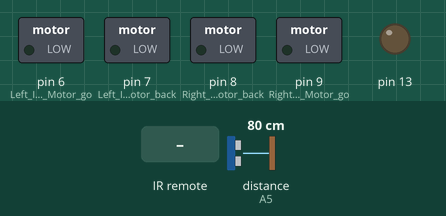
Simulated run of this sketch. Board: Arduino Uno, built with avr-gcc and run on an emulated ATmega328P. Shown: switched loads named in the sketch (green lamp = pin HIGH), output pins drawn as LEDs (lit = HIGH). Wiring (inferred from the names in the program): ultrasonic range finder: trigger A4; echo A5. The test bench sets the inputs (shaded band); at power-on: distance to the obstacle (sensor on A5) 80 cm. The echo pulse lasts 58.3 µs per cm; pins used as bus, display or sensor lines are not drawn; what the sketch prints to the serial monitor is not drawn.

Above: at 1.2 s.
1.3 s: distance to the obstacle (sensor on A5) set to 23 cm
2.8 s: distance to the obstacle (sensor on A5) set to 18 cm
At 3.2 s:
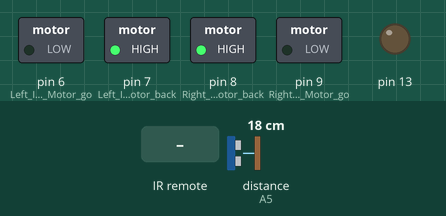
5.8 s: infrared code 0xFF629D received
8.8 s: infrared code 0xFF22DD received
11.8 s: infrared code 0xFFC23D received
14.8 s: distance to the obstacle (sensor on A5) set to 35 cm
At 15.6 s:
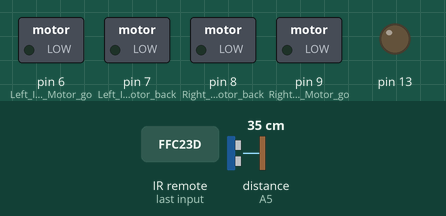
Timing chart, 0 to 17.3 s (numbered marks = the images above; inputs shaded):
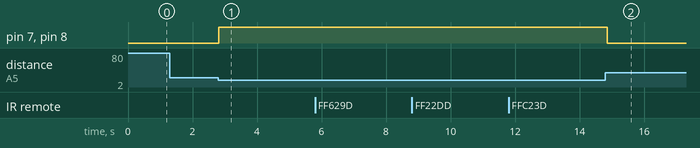

The sketch:

IRECHO.ino
```cpp
 #include <IRremote.h>//红外库
 int RECV_PIN = 2;//红外引脚声明，红外模块接arduino主板的数字2口
  IRrecv irrecv(RECV_PIN);//红外接收信号
  decode_results results; // 用于存储编码结果的对象
  int ledon = 0;//标志灯亮灭状态

  int Left_IN1_Motor_go = 6;     //左电机前进,电机驱动板上IN1接arduino数字6口
  int Left_IN2_Motor_back = 7;     //左电机后退，电机驱动板上IN2接arduino数字7口

  int Right_IN3_Motor_go = 9;    // 右电机前进，电机驱动板上IN3接arduino数字9口
  int Right_IN4_Motor_back = 8;    // 右电机后退，电机驱动板上IN4接arduino数字8口

  const int Echo = A5;  //超声波接收信号口
  const int Trig = A4;  //超声波信号发射口
  float Distance = 0;//超声波测量距离值

    void setup()
    {
      pinMode(Left_IN1_Motor_go,OUTPUT); // 定义电机输出口，具有pwm功能
      pinMode(Left_IN2_Motor_back,OUTPUT);// 定义电机输出口
      pinMode(Right_IN3_Motor_go,OUTPUT);// 定义电机输出口，具有pwm功能
      pinMode(Right_IN4_Motor_back,OUTPUT);// 定义电机输出口
      pinMode(13, OUTPUT);//定义LED灯输出口
      Serial.begin(9600);  //串口波特率设置为9600
      irrecv.enableIRIn(); // 红外信号初始化
      pinMode(Echo, INPUT);    // 定义超声波输入脚
      pinMode(Trig, OUTPUT);   // 定义超声波输出
    }


    void run()     //小车前进（左右轮同时前进）
    {
      digitalWrite(Right_IN3_Motor_go,HIGH);  // 小车右轮前进
      digitalWrite(Right_IN4_Motor_back,LOW);
      digitalWrite(Left_IN1_Motor_go,HIGH);  // 小车左轮前进
      digitalWrite(Left_IN2_Motor_back,LOW);
    }

    void stop()         //小车停止（左右轮同时不动）
    {
      digitalWrite(Right_IN3_Motor_go,LOW);// 小车右轮不动
      digitalWrite(Right_IN4_Motor_back,LOW);
      digitalWrite(Left_IN1_Motor_go,LOW);// 小车左轮不动
      digitalWrite(Left_IN2_Motor_back,LOW);
    }

    void left()         //小车左转(左轮不动，右轮前进)
    {
      digitalWrite(Right_IN3_Motor_go,HIGH);  // 小车右轮前进
      digitalWrite(Right_IN4_Motor_back,LOW);
      digitalWrite(Left_IN1_Motor_go,LOW);   //小车左轮不动
      digitalWrite(Left_IN2_Motor_back,LOW);
    }


    void right()        //小车右转(右轮不动，左轮前进)
    {
      digitalWrite(Right_IN3_Motor_go,LOW);   //小车右轮不动
      digitalWrite(Right_IN4_Motor_back,LOW);
      digitalWrite(Left_IN1_Motor_go,HIGH); //小车左轮前进
      digitalWrite(Left_IN2_Motor_back,LOW);
    }

    void back()          //小车后退
    {
      digitalWrite(Right_IN3_Motor_go,LOW);  //小车右轮后退
      digitalWrite(Right_IN4_Motor_back,HIGH);
       digitalWrite(Left_IN1_Motor_go,LOW);  //小车左轮后退
      digitalWrite(Left_IN2_Motor_back,HIGH);
    }

    void get_Distance()   // 超声波测前方障碍物距离
    {
       // 产生一个10us的高脉冲去触发TrigPin
      digitalWrite(Trig, LOW);
      delayMicroseconds(2);//延时2ms
      digitalWrite(Trig, HIGH);
      delayMicroseconds(10);//延时10ms
      digitalWrite(Trig, LOW);
      Distance = pulseIn(Echo, HIGH)/58;  // 检测脉冲宽度，测量距离变量(单位：微秒)
      Serial.print(Distance);//串口打印距离值
    }

    void loop()
    {
      get_Distance();//测量前方障碍物距离
          if(Distance < 20){//数值为碰到障碍物的距离，可以按实际情况设置，这里40单位为cm
            back();//小车后退
            delay(500);
            stop();//停车
          }

           if (irrecv.decode(&results)) //是否接收到红外遥控信号
          {
            Serial.println(results.value, HEX);//串口打印红外信号编码值
            digitalWrite(13, ledon ? HIGH : LOW);//当接收到红外遥控信号时候指示灯闪烁
            if (results.value == 0xFF629D )//按键标号为 CH
             {
              run();
             }//小车前进
            if (results.value == 0xFFA857 )//按键标号为 +

               { back();
               } //小车后退
            if (results.value == 0xFF22DD )//按键标号为 |<<
              {
                left();
              } //小车左转
            if (results.value == 0xFFC23D )//按键标号为 >||
              {
                right();
              } //小车右转
            if (results.value == 0xFF02FD )//按键标号为 >>|
              {
                stop();
              } //小车停车
           irrecv.resume(); // 接收下一个编码
          }
    }
```

Measured:
- the behaviour switches between 21 and 20 cm on distance to the obstacle (sensor on A5) (found by bisection; images 0 and 1)
- after the input at 1.3 s, every drawn part: stays the same
- after the input at 2.8 s, pin 7 (Left_IN2_Motor_back), pin 8 (Right_IN4_Motor_back): LOW → HIGH at once
- after the input at 14.8 s, pin 7 (Left_IN2_Motor_back), pin 8 (Right_IN4_Motor_back): HIGH → LOW after 0.06 s
